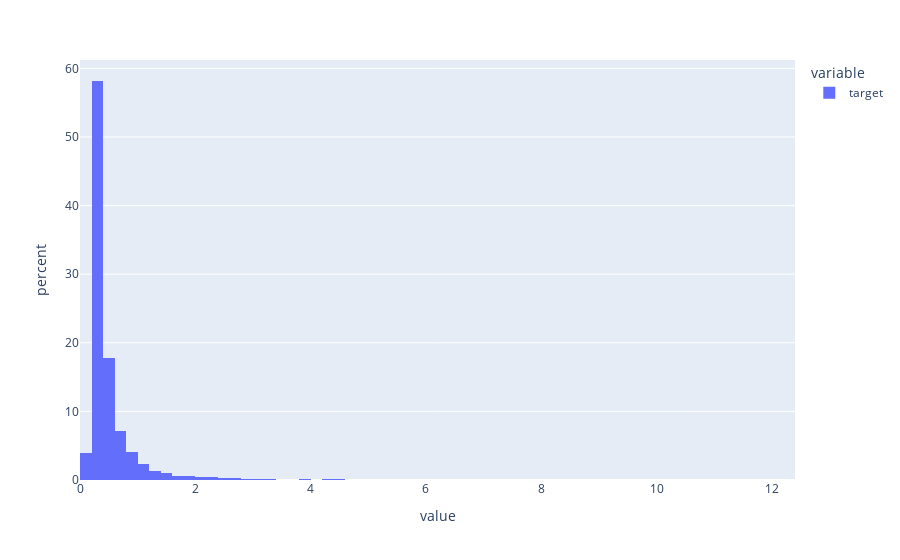

Notebook source saved alongside this figure:
### Markdown cell above
## EDA

### Code cell
px.histogram(train['target'], nbins=100, histnorm='percent')

### Figure 1 — Plotly figure (JSON) as saved in the notebook; plotly's stock layout.template omitted (floating-point values rounded to 4 significant figures; data arrays with more than 128 entries replaced by an {"elided": "..."} marker saying what was removed)
{"data": [{"alignmentgroup": "True", "bingroup": "x", "histnorm": "percent", "hovertemplate": "variable=target<br>value=%{x}<br>percent=%{y}<extra></extra>", "legendgroup": "target", "marker": {"color": "#636efa", "pattern": {"shape": ""}}, "name": "target", "nbinsx": 100, "offsetgroup": "target", "orientation": "v", "showlegend": true, "type": "histogram", "x": {"elided": "8000 float values"}, "xaxis": "x", "yaxis": "y"}], "layout": {"barmode": "relative", "legend": {"title": {"text": "variable"}, "tracegroupgap": 0}, "margin": {"t": 60}, "xaxis": {"anchor": "y", "domain": [0, 1], "title": {"text": "value"}}, "yaxis": {"anchor": "x", "domain": [0, 1], "title": {"text": "percent"}}}}
